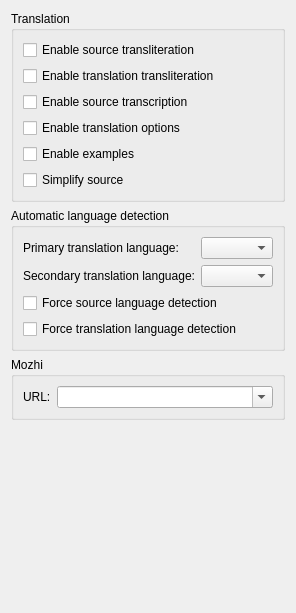
          <widget class="QWidget" name="translationPage">
           <property name="sizePolicy">
            <sizepolicy hsizetype="Ignored" vsizetype="Ignored">
             <horstretch>0</horstretch>
             <verstretch>0</verstretch>
            </sizepolicy>
           </property>
           <layout class="QVBoxLayout" name="translationLayout">
            <item>
             <widget class="QGroupBox" name="translationGroupBox">
              <property name="title">
               <string>Translation</string>
              </property>
              <layout class="QVBoxLayout" name="translationBoxLayout">
               <item>
                <widget class="QCheckBox" name="sourceTranslitCheckBox">
                 <property name="toolTip">
                  <string>&lt;html&gt;&lt;head/&gt;&lt;body&gt;&lt;p&gt;Enable or disable source transliteration&lt;/p&gt;&lt;/body&gt;&lt;/html&gt;</string>
                 </property>
                 <property name="text">
                  <string>Enable source transliteration</string>
                 </property>
                </widget>
               </item>
               <item>
                <widget class="QCheckBox" name="translationTranslitCheckBox">
                 <property name="toolTip">
                  <string>&lt;html&gt;&lt;head/&gt;&lt;body&gt;&lt;p&gt;Enable or disable translation transliteration&lt;/p&gt;&lt;/body&gt;&lt;/html&gt;</string>
                 </property>
                 <property name="text">
                  <string>Enable translation transliteration</string>
                 </property>
                </widget>
               </item>
               <item>
                <widget class="QCheckBox" name="sourceTranscriptionCheckBox">
                 <property name="toolTip">
                  <string>&lt;html&gt;&lt;head/&gt;&lt;body&gt;&lt;p&gt;Enable or disable source transcription&lt;/p&gt;&lt;/body&gt;&lt;/html&gt;</string>
                 </property>
                 <property name="text">
                  <string>Enable source transcription</string>
                 </property>
                </widget>
               </item>
               <item>
                <widget class="QCheckBox" name="translationOptionsCheckBox">
                 <property name="toolTip">
                  <string>&lt;html&gt;&lt;head/&gt;&lt;body&gt;&lt;p&gt;Enable or disable translation options&lt;/p&gt;&lt;/body&gt;&lt;/html&gt;</string>
                 </property>
                 <property name="text">
                  <string>Enable translation options</string>
                 </property>
                </widget>
               </item>
               <item>
                <widget class="QCheckBox" name="examplesCheckBox">
                 <property name="toolTip">
                  <string>&lt;html&gt;&lt;head/&gt;&lt;body&gt;&lt;p&gt;Enable or disable usage examples&lt;/p&gt;&lt;/body&gt;&lt;/html&gt;</string>
                 </property>
                 <property name="text">
                  <string>Enable examples</string>
                 </property>
                </widget>
               </item>
               <item>
                <widget class="QCheckBox" name="sourceSimplificationCheckBox">
                 <property name="toolTip">
                  <string>&lt;html&gt;&lt;head/&gt;&lt;body&gt;&lt;p&gt;Replace each sequence of whitespaces (this includes the ASCII characters '\t', '\n', '\v', '\f', '\r', and ' ') with a single space in queries&lt;/p&gt;&lt;/body&gt;&lt;/html&gt;</string>
                 </property>
                 <property name="text">
                  <string>Simplify source</string>
                 </property>
                </widget>
               </item>
              </layout>
             </widget>
            </item>
            <item>
             <widget class="QGroupBox" name="langDetectionGroupBox">
              <property name="title">
               <string>Automatic language detection</string>
              </property>
              <layout class="QFormLayout" name="formLayout_5">
               <item row="0" column="0">
                <widget class="QLabel" name="primaryLangLabel">
                 <property name="text">
                  <string>Primary translation language:</string>
                 </property>
                </widget>
               </item>
               <item row="0" column="1">
                <widget class="QComboBox" name="primaryLangComboBox">
                 <property name="toolTip">
                  <string>&lt;html&gt;&lt;head/&gt;&lt;body&gt;&lt;p&gt;Language to which text will be translated when autodetecting&lt;/p&gt;&lt;/body&gt;&lt;/html&gt;</string>
                 </property>
                </widget>
               </item>
               <item row="1" column="0">
                <widget class="QLabel" name="secondaryLangLabel">
                 <property name="text">
                  <string>Secondary translation language:</string>
                 </property>
                </widget>
               </item>
               <item row="1" column="1">
                <widget class="QComboBox" name="secondaryLangComboBox">
                 <property name="toolTip">
                  <string>&lt;html&gt;&lt;head/&gt;&lt;body&gt;&lt;p&gt;Language to which the text will be translated if it is in the language selected above&lt;/p&gt;&lt;/body&gt;&lt;/html&gt;</string>
                 </property>
                </widget>
               </item>
               <item row="2" column="0" colspan="2">
                <widget class="QCheckBox" name="forceSourceAutodetectCheckBox">
                 <property name="toolTip">
                  <string>&lt;html&gt;&lt;head/&gt;&lt;body&gt;&lt;p&gt;Automatically switch to &lt;span style=&quot; font-style:italic;&quot;&gt;Auto&lt;/span&gt; when using OCR and global shortcuts&lt;/p&gt;&lt;/body&gt;&lt;/html&gt;</string>
                 </property>
                 <property name="text">
                  <string>Force source language detection</string>
                 </property>
                </widget>
               </item>
               <item row="3" column="0" colspan="2">
                <widget class="QCheckBox" name="forceTranslationAutodetectCheckBox">
                 <property name="toolTip">
                  <string>&lt;html&gt;&lt;head/&gt;&lt;body&gt;&lt;p&gt;Automatically switch to &lt;span style=&quot; font-style:italic;&quot;&gt;Auto&lt;/span&gt; when using OCR and global shortcuts&lt;/p&gt;&lt;/body&gt;&lt;/html&gt;</string>
                 </property>
                 <property name="text">
                  <string>Force translation language detection</string>
                 </property>
                </widget>
               </item>
              </layout>
             </widget>
            </item>
            <item>
             <widget class="QGroupBox" name="mozhiGroupBox">
              <property name="title">
               <string notr="true">Mozhi</string>
              </property>
              <layout class="QFormLayout" name="formLayout_11">
               <item row="0" column="0">
                <widget class="QLabel" name="mozhiUrlLabel">
                 <property name="text">
                  <string notr="true">URL:</string>
                 </property>
                </widget>
               </item>
               <item row="0" column="1">
                <widget class="QComboBox" name="mozhiUrlComboBox">
                 <property name="sizePolicy">
                  <sizepolicy hsizetype="MinimumExpanding" vsizetype="Fixed">
                   <horstretch>0</horstretch>
                   <verstretch>0</verstretch>
                  </sizepolicy>
                 </property>
                 <property name="toolTip">
                  <string>&lt;html&gt;&lt;head/&gt;&lt;body&gt;&lt;p&gt;Lingva engine URL&lt;/p&gt;&lt;p&gt;All instances can be found here: https://github.com/TheDavidDelta/lingva-translate#instances&lt;/p&gt;&lt;/body&gt;&lt;/html&gt;</string>
                 </property>
                 <property name="editable">
                  <bool>true</bool>
                 </property>
                 <property name="currentText">
                  <string notr="true"/>
                 </property>
                </widget>
               </item>
              </layout>
             </widget>
            </item>
            <item>
             <spacer name="translationPageSpacer">
              <property name="orientation">
               <enum>Qt::Vertical</enum>
              </property>
              <property name="sizeHint" stdset="0">
               <size>
                <width>20</width>
                <height>182</height>
               </size>
              </property>
             </spacer>
            </item>
           </layout>
          </widget>
